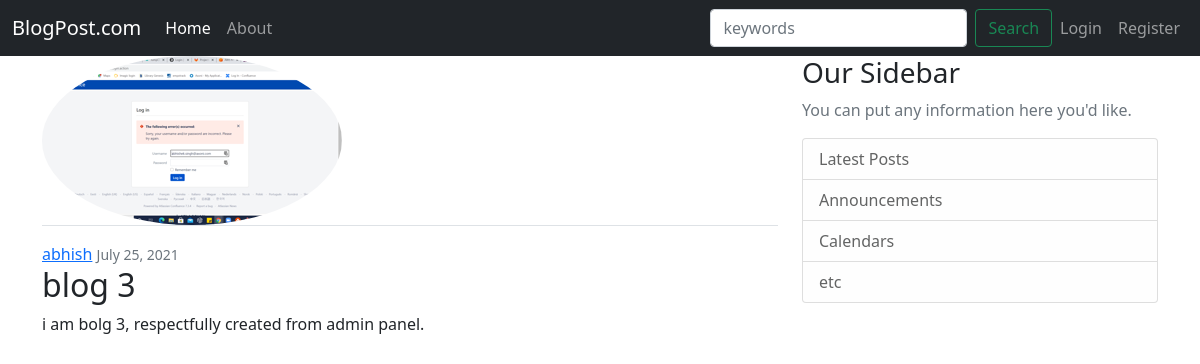
Screenshot of /post/3/ with the database file from the repository.
### blog/models.py (models this page shows, shortened)
class Post(models.Model):
    title = models.CharField(max_length=100)
    content = models.TextField()
    date_posted = models.DateTimeField(default=timezone.now)
    author = models.ForeignKey(User, on_delete=models.CASCADE)

### users/models.py (models this page shows, shortened)
class Profile(models.Model):
    user = models.OneToOneField(User, on_delete=models.CASCADE)
    image = models.ImageField(default='default.jpg', upload_to='profile_pics')

### blog/views.py (the view)
# urls.py: path('post/<int:pk>/', PostDetailView.as_view(), name='post-detail' ),
class PostDetailView(DetailView):
    model = Post

### blog/templates/blog/post_detail.html (shortened to what this page needs)
{% extends 'blog/base.html' %}
{% block content %}
<article class="media content-section">
    <img class="rounded-circle" src="{{ object.author.profile.image.url }}">
    <div class="media-body border-top pt-3">
        <div class="article-metadata">
            <a class="mr-2" href="#">{{ object.author }}</a>
            <small class="text-muted">{{ object.date_posted|date:"F d, Y" }}</small>
        </div>
        <h2 class="article-title">{{ object.title }}</h2>
        <p class="article-content">{{ object.content }}</p>
    </div>
</article>
{% endblock content %}

### rows the page displays
Post: author.profile.image (picture), author "abhish", date_posted "July 25, 2021", title "blog 3", content "i am bolg 3, respectfully created from admin panel."
